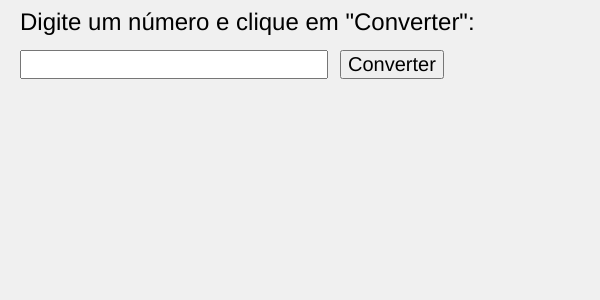
Frame 1 (no input)
Frame 60 (no input): identical to frame 1, image omitted
Frame 120 (the mouse pressed at the canvas centre since frame 60): identical to frame 1, image omitted

The p5.js sketch that drew this single still picture (run headless with seeded random() and noise() and a simulated clock; from frame 60 on, the mouse is pressed at the canvas centre):

// p5.js sketch
// ── sketch.js
let input;
let scientificNotation;
let exponent;

function setup() {
  createCanvas(600, 300); // Aumentei o tamanho do canvas para acomodar fontes maiores
  
  // Define o tamanho da fonte para o texto principal
  textSize(32); // Tamanho grande para a base
  
  // Cria um campo de entrada de texto
  input = createInput();
  input.position(20, 50);
  input.size(300);
  input.style('font-size', '20px'); // Aumenta o tamanho da fonte do campo de entrada
  
  // Cria um botão para converter o número
  let button = createButton('Converter');
  button.position(340, 50);
  button.style('font-size', '20px'); // Aumenta o tamanho da fonte do botão
  button.mousePressed(convertToScientificNotation);
}

function draw() {
  background(240);
  
  // Exibe o título
  fill(0);
  textSize(24); // Tamanho menor para o título
  text('Digite um número e clique em "Converter":', 20, 30);
  
  // Exibe a notação científica se disponível
  if (scientificNotation) {
    textSize(32); // Tamanho grande para a base
    text(scientificNotation, 20, 150); // Exibe a base (ex: "2 × 10")
    
    // Exibe o expoente elevado
    if (exponent) {
      let exponentX = textWidth(scientificNotation) + 20; // Posição X do expoente
      textSize(24); // Tamanho menor para o expoente
      text(exponent, exponentX, 140); // Desenha o expoente elevado
    }
  }
}

function convertToScientificNotation() {
  // Obtém o valor do campo de entrada
  let number = parseFloat(input.value());
  
  // Verifica se o valor é um número válido
  if (!isNaN(number)) {
    // Converte o número para notação científica no formato 2 × 10³
    let [base, exp] = formatScientificNotation(number);
    scientificNotation = base;
    exponent = exp;
  } else {
    scientificNotation = 'Entrada inválida';
    exponent = '';
  }
}

function formatScientificNotation(number) {
  // Usa o método toExponential para obter a notação científica padrão
  let expNotation = number.toExponential();
  let [coefficient, exponent] = expNotation.split('e'); // Divide em coeficiente e expoente

  // Formata o expoente como potência de 10
  let power = exponent.startsWith('+') ? exponent.slice(1) : exponent; // Remove o sinal de +
  
  // Retorna a base (ex: "2 × 10") e o expoente (ex: "³")
  return [`${coefficient} × 10`, toSuperscript(power)];
}

function toSuperscript(number) {
  // Converte números para seus equivalentes em sobrescrito
  const superscriptDigits = {
    '0': '⁰', '1': '¹', '2': '²', '3': '³', '4': '⁴',
    '5': '⁵', '6': '⁶', '7': '⁷', '8': '⁸', '9': '⁹',
    '-': '⁻'
  };
  
  return number.toString().split('').map(char => superscriptDigits[char] || char).join('');
}
